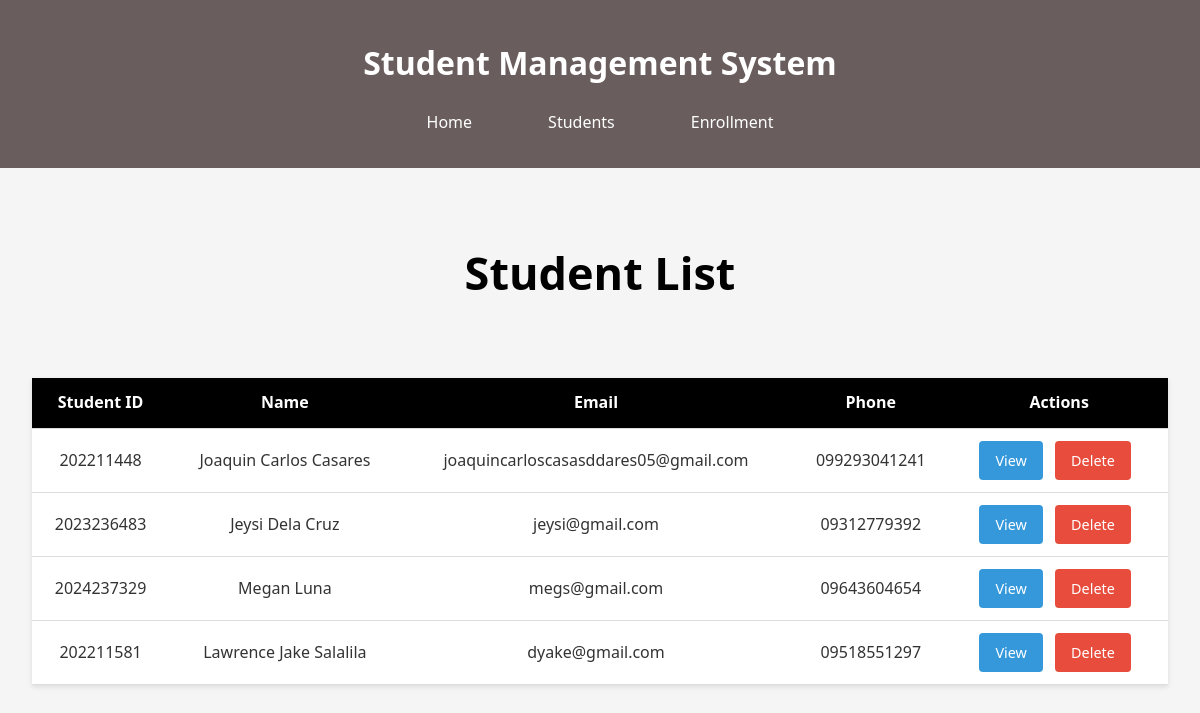
The page /students/ on the database its author committed.
### sms_app/models.py (models this page shows, shortened)
class Student(models.Model):
    student_id = models.CharField(max_length=20, unique=True)
    first_name = models.CharField(max_length=100)
    last_name = models.CharField(max_length=100)
    email = models.EmailField()
    date_of_birth = models.DateField()
    address = models.TextField()
    phone_number = models.CharField(max_length=15)

### sms_app/views.py (the view)
# urls.py: path('students/', views.student_list, name='student_list'),
def student_list(request):
    students = Student.objects.all().order_by('last_name')
    return render(request, 'students/list.html', {'students': students})

### templates/students/list.html
{% extends 'base.html' %}
{% block content %}
    <div class="page-header">
        <h2 class="studlist">Student List</h2>
    </div>
    <table>
        <thead>
            <tr>
                <th>Student ID</th>
                <th>Name</th>
                <th>Email</th>
                <th>Phone</th>
                <th>Actions</th>
            </tr>
        </thead>
        <tbody>
            {% for student in students %}
            <tr>
                <td>{{ student.student_id }}</td>
                <td>{{ student.first_name }} {{ student.last_name }}</td>
                <td>{{ student.email }}</td>
                <td>{{ student.phone_number }}</td>
                <td>
                    <a href="{% url 'student_detail' student.student_id %}" class="btn">View</a>
                    <a href="{% url 'student_delete' student.student_id %}" class="btn danger">Delete</a>
                </td>
            </tr>
            {% endfor %}
        </tbody>
    </table>
{% endblock %}

### sms_app/static/css/sms.css (style rules this page uses)
body { font-family: 'Segoe UI', Tahoma, Geneva, Verdana, sans-serif; line-height: 1.6; margin: 0; padding: 0; color: #333; background-color: #f5f5f5; }
table { width: 100%; border-collapse: collapse; margin: 1rem 0; background: white; box-shadow: 0 2px 5px rgba(0,0,0,0.1); }
th, td { padding: 0.75rem; text-align: center; border-bottom: 1px solid #ddd; }
th { background-color: #000000; color: white; }
.btn { display: inline-block; padding: 0.5rem 1rem; background-color: #3498db; color: white; text-decoration: none; border-radius: 4px; border: none; cursor: pointer; font-size: 0.9rem; margin-right: 0.5rem; }
.btn.danger { background-color: #e74c3c; }
.studlist { font-size: 45px; color: #000000; }
.page-header { display: flex; justify-content: center; align-items: center; margin-bottom: 2rem; }

### rows shown on the page
Student: student_id "202211448", first_name "Joaquin Carlos", last_name "Casares", email "joaquincarloscasasddares05@gmail.com", phone_number "099293041241"
Student: student_id "2023236483", first_name "Jeysi", last_name "Dela Cruz", email "jeysi@gmail.com", phone_number "09312779392"
Student: student_id "2024237329", first_name "Megan", last_name "Luna", email "megs@gmail.com", phone_number "09643604654"
Student: student_id "202211581", first_name "Lawrence Jake", last_name "Salalila", email "dyake@gmail.com", phone_number "09518551297"
